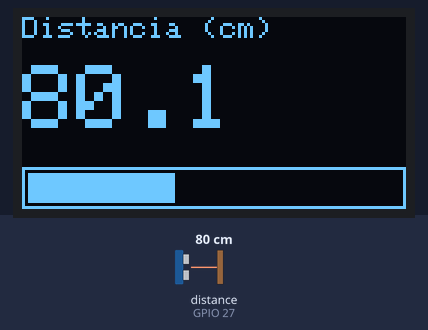
Simulated run of this sketch. Board: ESP32. Parts: 128×64 one-colour display. Wiring (inferred from the names in the program): ultrasonic range finder: trigger GPIO 26; echo GPIO 27. The test bench sets the inputs (shaded band); at power-on: distance to the obstacle (sensor on GPIO 27) 80 cm. The echo pulse lasts 58.3 µs per cm; what the sketch prints to the serial monitor is not drawn.

Above: at 1.2 s.
1.3 s: distance to the obstacle (sensor on GPIO 27) set to 2 cm
At 2.8 s:
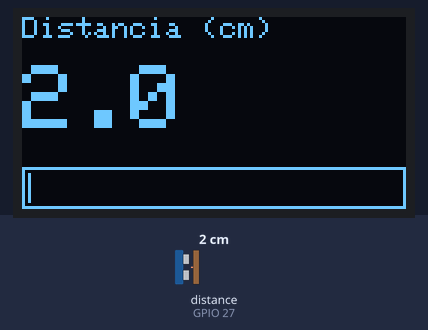
3.2 s: distance to the obstacle (sensor on GPIO 27) set to 4 cm
At 4.5 s:
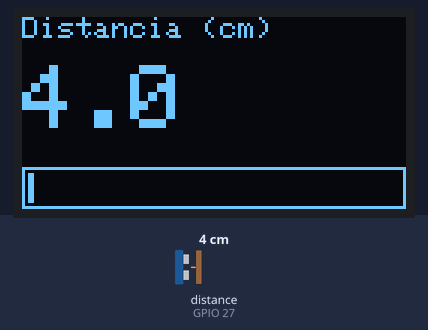
5.2 s: distance to the obstacle (sensor on GPIO 27) set to 9 cm
At 6.4 s:
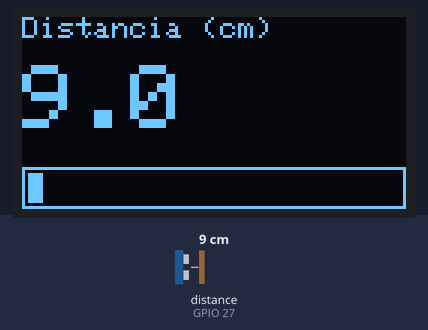
Timing chart, 0 to 8.2 s (numbered marks = the images above; inputs shaded):
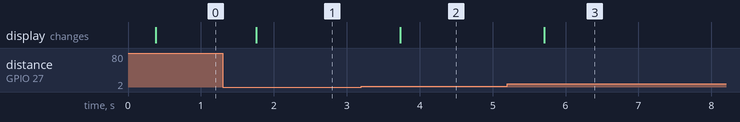

Measured:
- after the input at 1.3 s, the display: changes after 0.46 s (image 1)
- after the input at 3.2 s, the display: changes after 0.53 s (image 2)
- after the input at 5.2 s, the display: changes after 0.51 s (image 3)

The sketch:

05c_medidor_oled.ino
```cpp
/* 05c_medidor_oled
   Medidor de distancia HC-SR04 con una placa ESP32 + OLED SSD1306 (128x64).
   TRIG = GPIO26, ECHO = GPIO27 (con divisor de tension). */

#include <Wire.h>
#include <Adafruit_GFX.h>
#include <Adafruit_SSD1306.h>

// --- Pines de la OLED: elija UNA linea (la que hallo 02c_buscar_oled) ---
const int OLED_SDA = 4;   const int OLED_SCL = 15;  const int OLED_RST = 16;  // Heltec WiFi Kit 32
// const int OLED_SDA = 5;   const int OLED_SCL = 4;   const int OLED_RST = -1;  // WEMOS/LOLIN32 OLED
// const int OLED_SDA = 21;  const int OLED_SCL = 22;  const int OLED_RST = -1;  // I2C estandar

const int PIN_TRIG = 26;
const int PIN_ECHO = 27;
const float TEMPERATURA_C = 20.0;
const unsigned long TIMEOUT_US = 30000UL;
const float DIST_MIN = 2.0;
const float DIST_MAX = 400.0;
const int N_MUESTRAS = 5;
const float ESCALA_CM = 200.0;

Adafruit_SSD1306 oled(128, 64, &Wire, OLED_RST);

float velocidadCmUs() { return (331.3 + 0.606 * TEMPERATURA_C) * 0.0001; }

float medirUnaVez() {
  digitalWrite(PIN_TRIG, LOW);  delayMicroseconds(4);
  digitalWrite(PIN_TRIG, HIGH); delayMicroseconds(10);
  digitalWrite(PIN_TRIG, LOW);
  unsigned long t = pulseIn(PIN_ECHO, HIGH, TIMEOUT_US);
  if (t == 0) return -1;
  float d = t * velocidadCmUs() / 2.0;
  return (d < DIST_MIN || d > DIST_MAX) ? -1 : d;
}

float medirDistancia() {
  float v[N_MUESTRAS];
  int n = 0;
  for (int i = 0; i < N_MUESTRAS; i++) {
    float d = medirUnaVez();
    if (d > 0) v[n++] = d;
    delay(60);
  }
  if (n < 3) return -1;
  for (int i = 1; i < n; i++) {
    float x = v[i]; int j = i - 1;
    while (j >= 0 && v[j] > x) { v[j + 1] = v[j]; j--; }
    v[j + 1] = x;
  }
  return v[n / 2];
}

void setup() {
  Serial.begin(115200);
  pinMode(PIN_TRIG, OUTPUT);
  pinMode(PIN_ECHO, INPUT);
  digitalWrite(PIN_TRIG, LOW);

  Wire.begin(OLED_SDA, OLED_SCL);
  if (!oled.begin(SSD1306_SWITCHCAPVCC, 0x3C, true, false)) {
    Serial.println("No se pudo iniciar la OLED");
    while (true) delay(1000);
  }
  oled.setTextColor(SSD1306_WHITE);
}

void loop() {
  float d = medirDistancia();

  oled.clearDisplay();                       // la OLED se redibuja entera cada vez
  oled.setTextSize(1);
  oled.setCursor(0, 0);
  oled.print("Distancia (cm)");
  oled.setTextSize(3);                       // cifras de 24 px de alto
  oled.setCursor(0, 16);
  if (d < 0) { oled.setTextSize(2); oled.print("sin eco"); }
  else       oled.print(d, 1);

  int w = 0;
  if (d > 0) w = (int)(124.0 * min(d, ESCALA_CM) / ESCALA_CM);
  oled.drawRect(0, 50, 128, 14, SSD1306_WHITE);
  oled.fillRect(2, 52, w, 10, SSD1306_WHITE);
  oled.display();                            // envia la imagen a la pantalla

  Serial.println(d);
}
```
